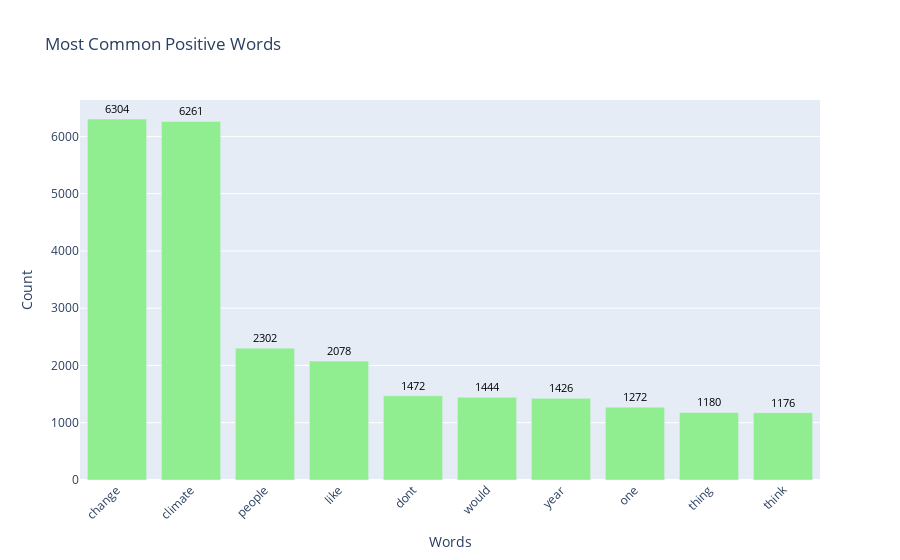

Notebook cell for this chart:
### Code cell
Positive_sent = df[df['sentiment_class']=='Positive']

# Calculate the most common positive words
top = Counter([item for sublist in Positive_sent['temp_list'] for item in sublist])
temp_positive = pd.DataFrame(top.most_common(10))
temp_positive.columns = ['Common_words', 'count']

# Create the bar chart
fig = go.Figure(data=[go.Bar(
    x=temp_positive['Common_words'],
    y=temp_positive['count'],
    marker_color='lightgreen',
    text=temp_positive['count'],  # Add text labels to the bars
    textposition='outside',  # Position text outside the bars
    textfont=dict(size=11, color='black')  # Set text font size and color
)])

# Customize the layout
fig.update_layout(
    title='Most Common Positive Words',
    xaxis_title='Words',
    yaxis_title='Count',
    xaxis=dict(tickangle=-45),  # Tilt x-axis labels for better readability
    yaxis=dict(title='Count'),
)

# Show the plot
fig.show()

### Figure 1 — Plotly figure (JSON) as saved in the notebook; plotly's stock layout.template omitted (floating-point values rounded to 4 significant figures)
{"data": [{"marker": {"color": "lightgreen"}, "text": [6304, 6261, 2302, 2078, 1472, 1444, 1426, 1272, 1180, 1176], "textfont": {"color": "black", "size": 11}, "textposition": "outside", "type": "bar", "x": ["change", "climate", "people", "like", "dont", "would", "year", "one", "thing", "think"], "y": [6304, 6261, 2302, 2078, 1472, 1444, 1426, 1272, 1180, 1176]}], "layout": {"title": {"text": "Most Common Positive Words"}, "xaxis": {"tickangle": -45, "title": {"text": "Words"}}, "yaxis": {"title": {"text": "Count"}}}}
